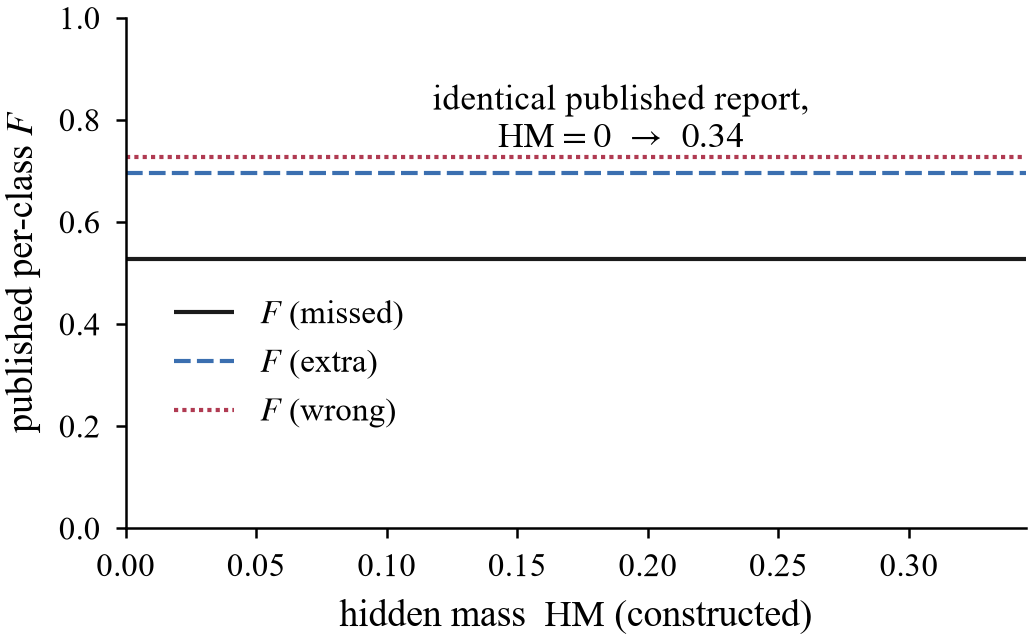

This figure's Python source:
"""Supplementary figure -- the exact constructed non-identifiability witness.

Corroborates Proposition 1 (whose statement + proof stay in the main text): a
family of corpora with an IDENTICAL published per-class report while HM sweeps
0 -> 0.34. Real measured HM sits inside this same range, so the property is not
a corner case. Kept in supplementary because the analytic bridge band (Fig. 2,
Table I) carries the point in the main text on real data.

Run: python figS_witness.py
"""
from __future__ import annotations

import os

import matplotlib.pyplot as plt

import mer_style as S

S.apply_style()
HERE = os.path.dirname(os.path.abspath(__file__))


def main() -> None:
    d = S.constructed_sweep()
    pts = d["points"]
    hm = [p["hm"] for p in pts]
    # legend labels are plain words, not math subscripts: a subscript renders
    # at ~0.7x the legend size (measured 4.6 pt placed), violating the 8 pt
    # IEEE floor (FG-020). Full-size type only.
    series = [
        ("$F$ (missed)", [p["f1_missed"] for p in pts], "#1b1b1b", (0, ())),
        ("$F$ (extra)", [p["f1_extra"] for p in pts], "#3b6fb0", (0, (4, 1.5))),
        ("$F$ (wrong)", [p["f1_wrong"] for p in pts], "#b03b52", (0, (1, 1))),
    ]
    fig, ax = plt.subplots(figsize=(S.COL_SINGLE, 2.2))
    for name, ys, c, dash in series:
        ax.plot(hm, ys, color=c, linestyle=dash, linewidth=1.0, label=name)
    ax.set_xlabel("hidden mass  $\\mathrm{HM}$ (constructed)")
    ax.set_ylabel("published per-class $F$")
    ax.set_ylim(0.0, 1.0)
    ax.set_xlim(min(hm), max(hm))
    ax.legend(loc="center left", handlelength=1.8, bbox_to_anchor=(0.02, 0.32))
    ax.annotate("identical published report,\n$\\mathrm{HM}=0\\ \\rightarrow\\ %.2f$"
                % max(hm), xy=(max(hm) * 0.55, 0.80), fontsize=8.5,
                ha="center", va="center")
    fig.tight_layout(pad=0.4)
    out = os.path.join(HERE, "figS_witness.pdf")
    fig.savefig(out, bbox_inches="tight", pad_inches=0.02)
    fig.savefig(out[:-4] + ".png", dpi=300, bbox_inches="tight", pad_inches=0.02)
    print("wrote", out)


if __name__ == "__main__":
    main()
